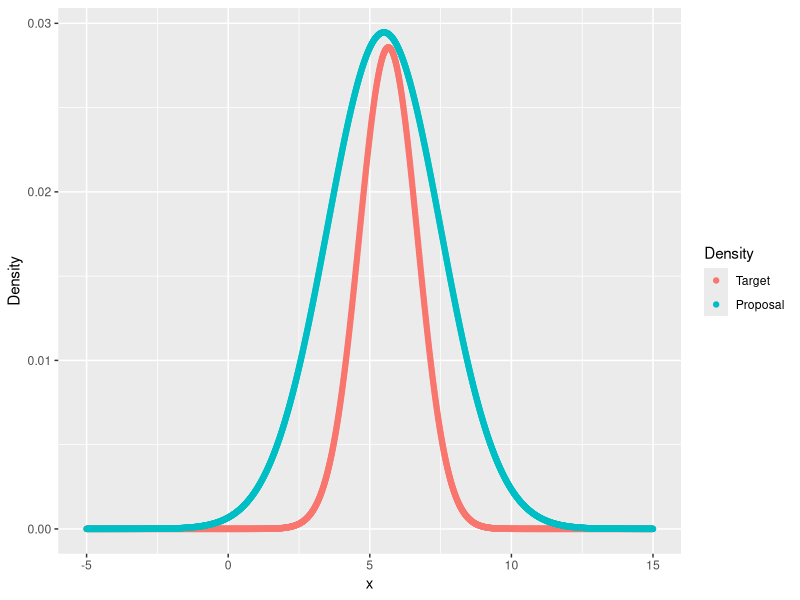

The R script that drew this image:
## ---- chunk 1
library(TeachingDemos)
library(ggplot2)
## ---- chunk 2
f <- function(x){
  exp(-0.5 * (x - 6)^2) / (1 + x^2)
}
Z <- integrate(f, -Inf, Inf)$value
Z
## ---- chunk 3
set.seed(54321)
# Test the validity of proposal distribution
seq <- sapply(seq(-5, 15, 0.01), f)
gam <- sapply(seq(-5, 15, 0.01), function(x){
  dnorm(x, mean = 5.5, sd = 2)})
gam.n <- gam * Z * 2

# Number of invalid points
sum(gam.n <= seq)

# Visualization
gp <- c(rep(0,length(seq)), rep(1, length(gam.n)))
df <- data.frame(x = c(seq(-5, 15, 0.01), seq(-5, 15, 0.01)),
                 y = c(seq, gam.n),
                 gp = as.factor(gp))

ggplot(data = df, aes(x = x, y = y, color = gp)) +
  geom_point() +
  scale_color_discrete(name = "Density", labels = c("Target", "Proposal")) +
  ylab("Density")
## ---- chunk 4
c = 2
n = 1e6
# Sample from the proposal distribution
x.star <- rnorm(n, mean = 5.5, sd = 2)

# Compute the accept-reject threshold
ratio <- sapply(x.star, f) / 
  (c * Z * sapply(x.star, function(x){dnorm(x, mean = 5.5, sd = 2)})) 

# Decide to accept or not
u <- runif(n)
ind <- u <= ratio

# Obtain the sample values
x.final <- x.star[ind]
length(x.final)
## ---- chunk 5
emp.hpd(x.final)
